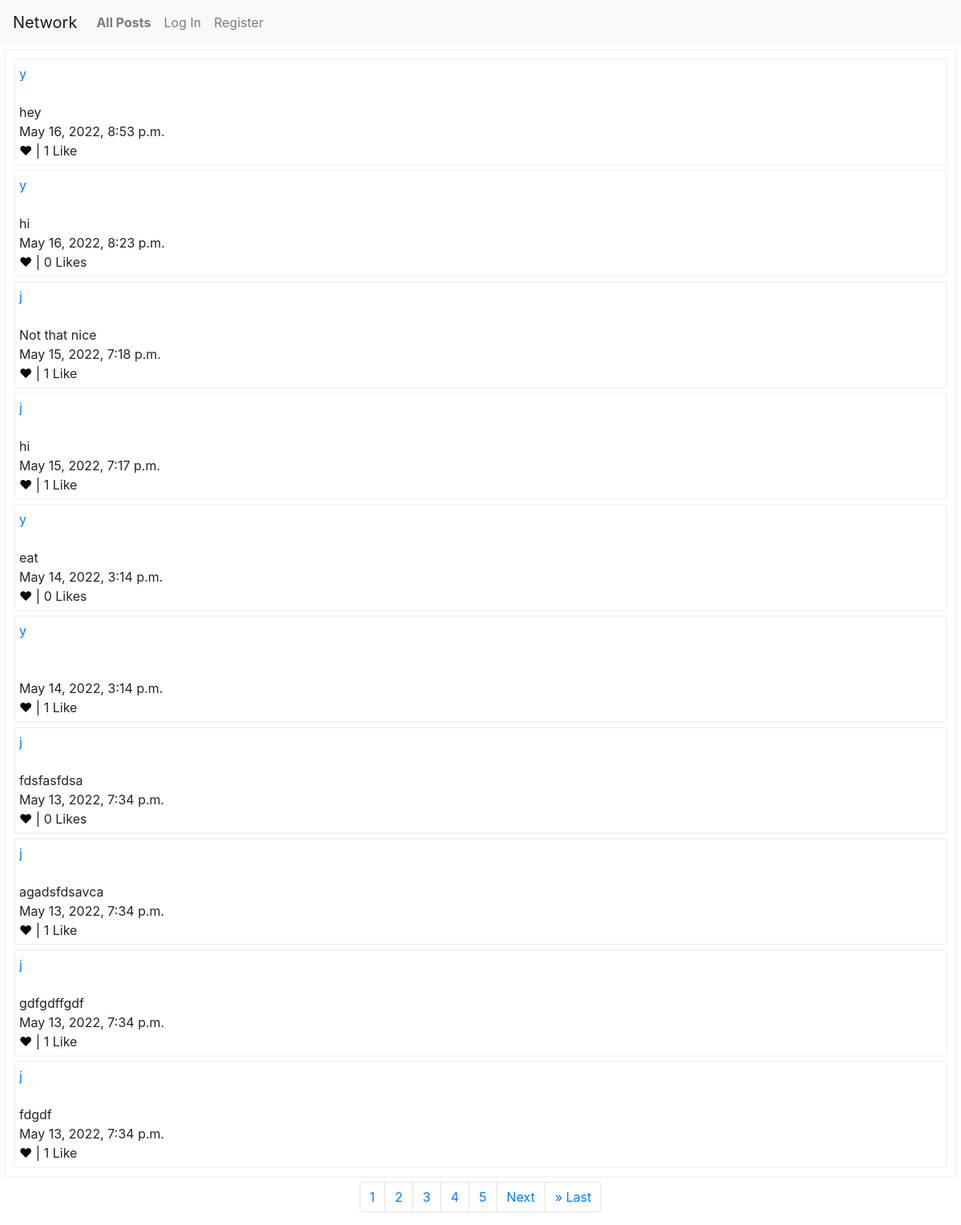
The page / on the database its author committed.
### network/models.py (models this page shows)
class Posts(models.Model):
    content = models.TextField(max_length=280)
    user = models.ForeignKey(
        "User", on_delete=models.CASCADE, related_name="Posts")
    timestamp = models.DateTimeField(auto_now_add=True)
    likes = models.IntegerField()

class User(AbstractUser):
    pass

### network/views.py (the view)
# urls.py: path("", views.index, name="index"),
def index(request):
    page = request.GET.get('page')
    all_posts = Posts.objects.order_by(
        '-timestamp')  # - indicates descending order
    pag_posts = Paginator(all_posts, 10)
    posts = pag_posts.get_page(page)
    if request.user.is_authenticated == False:
        likes = Likes.objects.filter(user=None)
    else:
        likes = Likes.objects.filter(user=request.user)
    user_likes = []
    for post in all_posts:
        for like in likes:
            if post.id == like.post.id:
                user_likes.append(post)
    return render(request, "network/index.html", {
        'posts': posts,
        'likes': likes,
        'user_likes': user_likes})

### network/templates/network/index.html (shortened to what this page needs)
{% extends "network/layout.html" %}
{% load static %}
{% block body %}
<div class='all-posts'>
    {% for post in posts%}
    <div class="all-posts" id="{{post.id}}">
        <a href="{% url 'user_details' post.user.id %}">{{post.user}}</a><br>
        <br>
        <span id="{{post.id}}-content">{{post.content}}</span> <br>
        {{post.timestamp}}<br>
        <div class='btn-liked-unliked'>
            {%if post in user_likes%}
            <span id="btn-liked-{{post}}" onclick="likeUnlike(this.id, {{post.id}})" style="color:red;">&hearts;</span>
            |
            {%else%}
            <span id="btn-unliked-{{post}}" onclick="likeUnlike(this.id, {{post.id}})"
                style="color:black;">&hearts;</span> |
            {%endif%}
            {%if post.likes == 1%}
            <span id="like-count-{{post.id}}"> {{post.likes}} Like </span>
            {%else%}
            <span id="like-count-{{post.id}}">{{post.likes}} Likes </span>
            {%endif%}
        </div>
    </div>
    {% endfor %}
</div>
<nav aria-label="..." class="all-posts-paginator">
    <ul class="pagination justify-content-center">
        {% for i in posts.paginator.page_range%}
        <li class="page-item"><a class="page-link" href="?page={{i}}">{{i}}</a></li>
        {%endfor%}
        {% if posts.has_next %}
        <li class="page-item"><a class="page-link" href="?page={{posts.next_page_number}}">Next</a></li>
        <li class="page-item"><a class="page-link" href="?page={{posts.paginator.num_pages}}">&raquo; Last</a></li>
        {% endif %}
    </ul>
</nav>
{% endblock %}

### network/static/network/styles.css (style rules this page uses)
.all-posts { border: 2px solid whitesmoke; padding: 5px; margin: 5px; display: block; }
.all-posts-paginator { display: block; }

### rows shown on the page
Posts: user "y", content "hey", timestamp "May 16, 2022, 8:53 p.m.", likes "1"
Posts: user "y", content "hi", timestamp "May 16, 2022, 8:23 p.m.", likes "0"
Posts: user "j", content "Not that nice", timestamp "May 15, 2022, 7:18 p.m.", likes "1"
Posts: user "j", content "hi", timestamp "May 15, 2022, 7:17 p.m.", likes "1"
Posts: user "y", content "eat", timestamp "May 14, 2022, 3:14 p.m.", likes "0"
Posts: user "y", timestamp "May 14, 2022, 3:14 p.m.", likes "1"
Posts: user "j", content "fdsfasfdsa", timestamp "May 13, 2022, 7:34 p.m.", likes "0"
Posts: user "j", content "agadsfdsavca", timestamp "May 13, 2022, 7:34 p.m.", likes "1"
Posts: user "j", content "gdfgdffgdf", timestamp "May 13, 2022, 7:34 p.m.", likes "1"
Posts: user "j", content "fdgdf", timestamp "May 13, 2022, 7:34 p.m.", likes "1"

### other values the page prints
{{ i }} "1" "2" "3" "4" "5"
